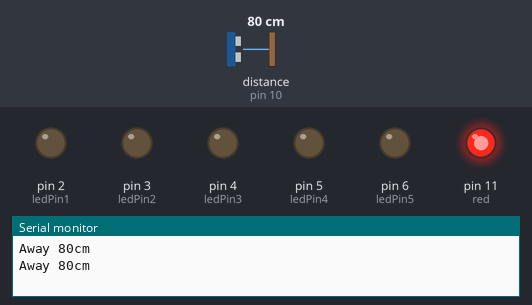
Simulated run of this sketch. Board: Arduino Uno, built with avr-gcc and run on an emulated ATmega328P. On the bench: output pins drawn as LEDs (lit = HIGH), the last lines printed to the serial monitor. Wiring (inferred from the names in the program): ultrasonic range finder: trigger pin 9; echo pin 10. The inputs (shaded band) are chosen by the test bench; at power-on: distance to the obstacle (sensor on pin 10) 80 cm. The echo pulse lasts 58.3 µs per cm; pins used as bus, display or sensor lines are not drawn.

Above: at 1.8 s.
1.9 s: distance to the obstacle (sensor on pin 10) set to 2 cm
At 2.9 s:
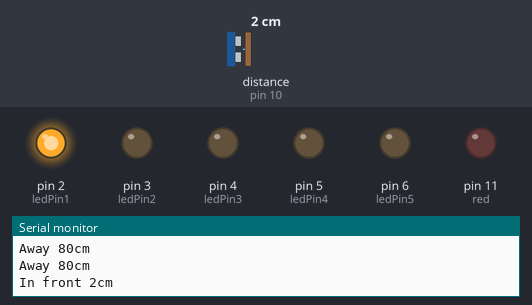
5.5 s: distance to the obstacle (sensor on pin 10) set to 60 cm
At 7.4 s:
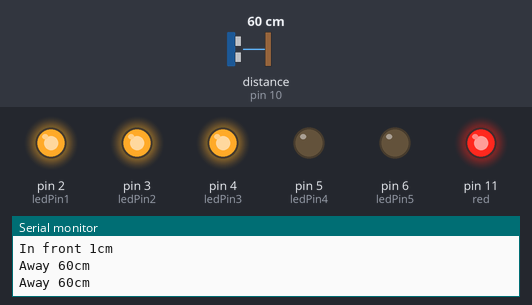
9.5 s: distance to the obstacle (sensor on pin 10) set to 55 cm
11.5 s: distance to the obstacle (sensor on pin 10) set to 48 cm
At 12.8 s:
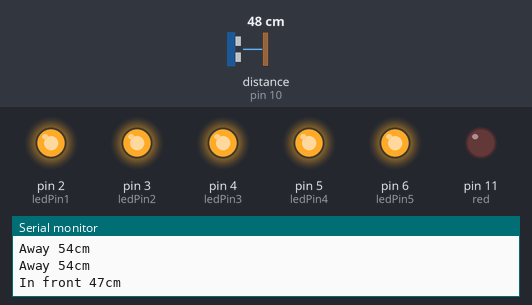
13.5 s: distance to the obstacle (sensor on pin 10) set to 120 cm
At 14.8 s:
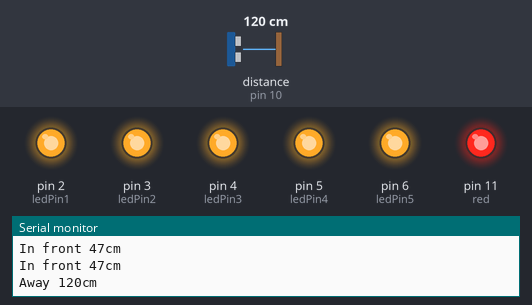
15.5 s: distance to the obstacle (sensor on pin 10) set to 4 cm
At 16.6 s:
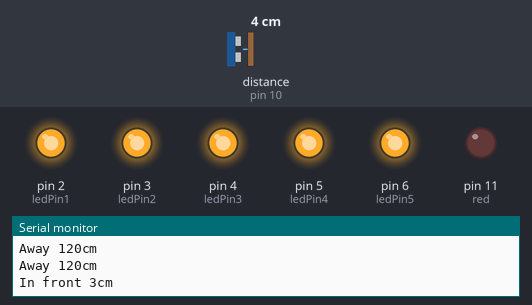
Timing chart, 0 to 18.5 s (numbered marks = the images above; inputs shaded):
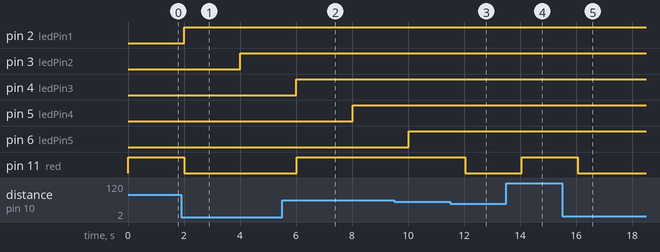

Measured:
- the behaviour switches between 52 and 51 cm on distance to the obstacle (sensor on pin 10) (found by bisection; images 2 and 3)
- after the input at 1.9 s, pin 11 (red): HIGH → LOW after 0.11 s
- after the input at 5.5 s, pin 11 (red): LOW → HIGH after 0.52 s
- after the input at 11.5 s, pin 11 (red): HIGH → LOW after 0.54 s
- after the input at 13.5 s, pin 11 (red): LOW → HIGH after 0.55 s
- after the input at 15.5 s, pin 11 (red): HIGH → LOW after 0.56 s

The sketch:

maxErweiterung.ino
```cpp
int red = 11;
int green = 12;
int blue = 13;

int ledPin1 =  2; // the number of the LED pin
int ledPin2 =  3;
int ledPin3 =  4;
int ledPin4 =  5;
int ledPin5 =  6;

enum State {

  WAIT_FOR_INPUT,

  USER_INFRONT,

  USER_AWAY,

  END,
};

State currentState = USER_INFRONT;

int trigger = 9;
int echo = 10;
int cm = 1234;

unsigned long Phase1 = 2000; // milliseconds of on-time
unsigned long Phase2 = 4000; // milliseconds of off-time
unsigned long Phase3 = 6000; // milliseconds of off-time
unsigned long Phase4 = 8000; // milliseconds of off-time
unsigned long Phase5 = 10000; // milliseconds of off-time

void setup()
{
  pinMode(red, OUTPUT);
  // set the digital pin as output:
  pinMode(ledPin1, OUTPUT);
  pinMode(ledPin2, OUTPUT);
  pinMode(ledPin3, OUTPUT);
  pinMode(ledPin4, OUTPUT);
  pinMode(ledPin5, OUTPUT);

  Serial.begin(9600);
  pinMode(trigger, OUTPUT);
  pinMode(echo, INPUT);

  digitalWrite(ledPin1, LOW);
  digitalWrite(ledPin2, LOW);
  digitalWrite(ledPin3, LOW);
  digitalWrite(ledPin4, LOW);
  digitalWrite(ledPin5, LOW);
}

void loop() {

  unsigned long currentMillis = millis();

  if(currentMillis >= Phase1)
  {

    digitalWrite(ledPin1, HIGH); // Update the actual LED
  }
  if(currentMillis >= Phase2)
  {
    digitalWrite(ledPin2, HIGH); // Update the actual LED
  }
   if(currentMillis >= Phase3)
  {
    digitalWrite(ledPin3, HIGH); // Update the actual LED
  }
   if(currentMillis >= Phase4)
  {
    digitalWrite(ledPin4, HIGH); // Update the actual LED
  }
   if(currentMillis >= Phase5)
  {
    digitalWrite(ledPin5, HIGH); // Update the actual LED
  }

  digitalWrite(trigger, LOW);
  delayMicroseconds(2);

  digitalWrite(trigger, HIGH);
  delayMicroseconds(10);

  digitalWrite(trigger, LOW);
  cm = pulseIn(echo, HIGH) / 58;
  cm = (int(cm * 100)) / 100;

 if(cm <= 50){
    currentState = USER_INFRONT;
    Serial.print("In front ");
  }
  if(cm > 50){
    currentState = USER_AWAY;
    Serial.print("Away ");
  }

  Serial.print(cm);
  Serial.print("cm");
  Serial.println();

  if(currentState == USER_AWAY){
    digitalWrite(red, HIGH);
  }
  if(currentState == USER_INFRONT){
    digitalWrite(red, LOW);
  }

  delay(1000);
}
```
